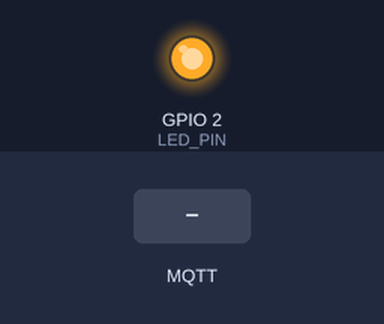
Bench run of a sketch on a simulated ESP8266 (NodeMCU). On the bench: output pins drawn as LEDs (lit = HIGH). The inputs (shaded band) are chosen by the test bench. WiFi joins after 1.5 s; servers stay silent unless stated; no MQTT or app messages arrive unless stated; what the sketch prints to the serial monitor is not drawn.

Above: at 3.7 s.
3.8 s: MQTT message "ON" arrives on the first subscribed topic
At 4.5 s:
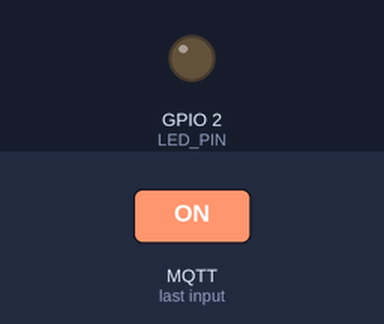
5.3 s: MQTT message "OFF" arrives on the first subscribed topic
At 5.6 s:
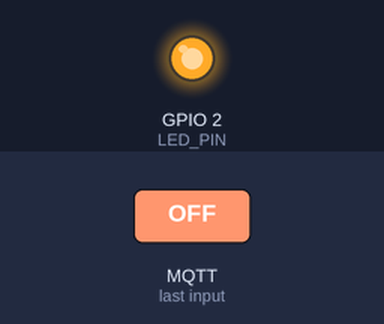
Timing chart, 0 to 8.3 s (numbered marks = the images above; inputs shaded):
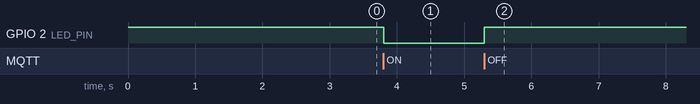

Measured:
- after the input at 3.8 s, GPIO 2 (LED_PIN): HIGH → LOW at once
- after the input at 5.3 s, GPIO 2 (LED_PIN): LOW → HIGH at once

The sketch:

sketch_dec25a.ino
```cpp
/************ IMPORT ************/
#include <ESP8266WiFi.h>
#include <PubSubClient.h>

/************ CONFIG ************/
const char* ssid = "Redmi K40 Pro";
const char* password = "88888888";

const char* mqtt_server = "192.168.0.245";   // IP Home Assistant
const int   mqtt_port   = 1883;

const char* mqtt_user = "chutunganh";
const char* mqtt_pass = "12345678";

const char* student_id = "10123004";

/************ MQTT TOPICS ************/
const char* topic_cmd   = "iot/lab2/10123004/cmd";
const char* topic_state = "iot/lab2/10123004/state";

/************ OBJECTS ************/
WiFiClient espClient;
PubSubClient client(espClient);

/************ LED ************/
/*
 NodeMCU:
 - GPIO2 = D4 = LED onboard (active LOW)
*/
#define LED_PIN 2
bool ledState = false;

/* ================== WIFI ================== */
void setup_wifi() {
  Serial.print("Connecting to WiFi: ");
  Serial.println(ssid);

  WiFi.mode(WIFI_STA);
  WiFi.begin(ssid, password);

  while (WiFi.status() != WL_CONNECTED) {
    delay(500);
    Serial.print(".");
  }

  Serial.println("\nWiFi connected");
  Serial.print("IP address: ");
  Serial.println(WiFi.localIP());
}

/* ================== MQTT CALLBACK ================== */
void callback(char* topic, byte* payload, unsigned int length) {
  Serial.print("Message arrived [");
  Serial.print(topic);
  Serial.print("] ");

  String message = "";
  for (unsigned int i = 0; i < length; i++) {
    message += (char)payload[i];
  }
  Serial.println(message);

  if (message == "ON") {
    ledState = true;
    digitalWrite(LED_PIN, LOW);   // ESP8266 LED active LOW
  }
  else if (message == "OFF") {
    ledState = false;
    digitalWrite(LED_PIN, HIGH);
  }

  // Publish trạng thái LED
  client.publish(topic_state, ledState ? "ON" : "OFF", true);
}

/* ================== MQTT RECONNECT ================== */
void reconnect() {
  while (!client.connected()) {
    String clientId = "ESP8266-Lab2-";
    clientId += student_id;

    Serial.print("Connecting to MQTT... ");
    if (client.connect(clientId.c_str(), mqtt_user, mqtt_pass)) {
      Serial.println("connected");

      client.subscribe(topic_cmd);
      Serial.print("Subscribed to ");
      Serial.println(topic_cmd);

      // Gửi trạng thái ban đầu
      client.publish(topic_state, ledState ? "ON" : "OFF", true);

    } else {
      Serial.print("failed, rc=");
      Serial.print(client.state());
      Serial.println(" retry in 2s");
      delay(2000);
    }
  }
}

/* ================== SETUP ================== */
void setup() {
  pinMode(LED_PIN, OUTPUT);
  digitalWrite(LED_PIN, HIGH);   // LED OFF

  Serial.begin(115200);
  delay(1000);

  setup_wifi();

  client.setServer(mqtt_server, mqtt_port);
  client.setCallback(callback);
  client.setKeepAlive(60);
}

/* ================== LOOP ================== */
void loop() {
  if (!client.connected()) {
    reconnect();
  }
  client.loop();
}
```
